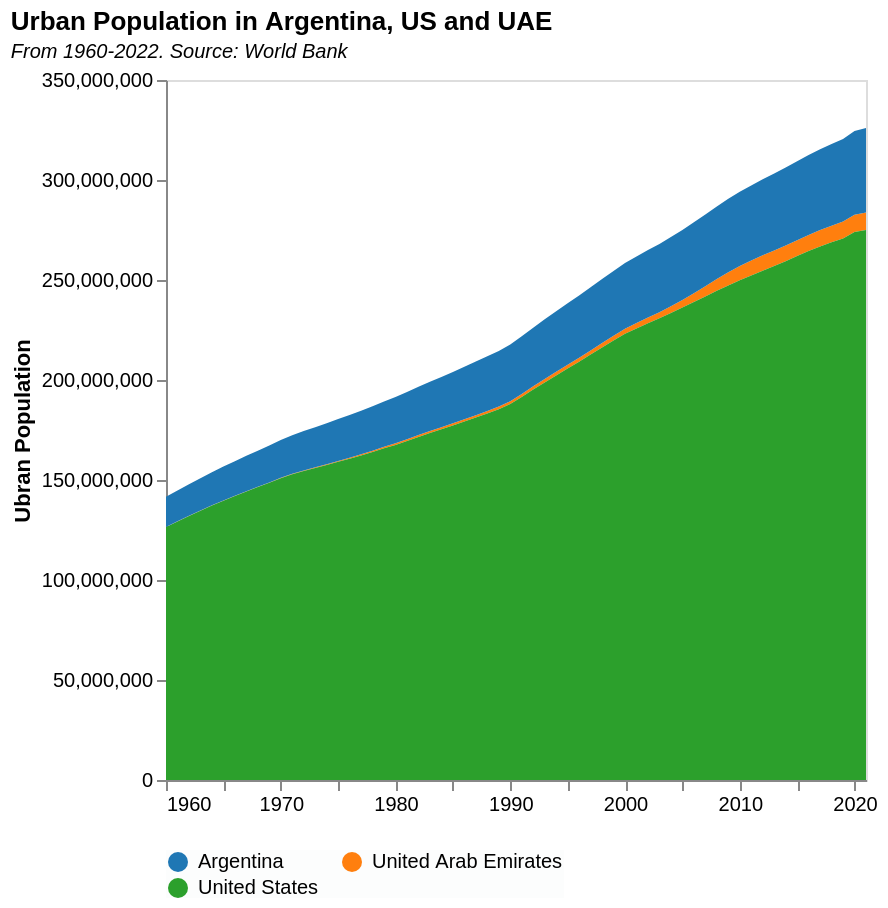

Vega-Lite specification for this chart:
### Vega-Lite specification from a JSON file in a GitHub repository (floating-point values rounded to 4 significant figures; data arrays with more than 128 entries replaced by an {"elided": "..."} marker saying what was removed)
{"$schema": "https://vega.github.io/schema/vega-lite/v5.json", "title": {"text": "Urban Population in Argentina, US and UAE", "subtitle": "From 1960-2022. Source: World Bank", "subtitleFontStyle": "italic", "subtitleFontSize": 10, "anchor": "start", "color": "black"}, "description": "Coronavirus cases", "data": {"values": {"elided": "186 records"}}, "height": 350, "width": 350, "mark": {"type": "area", "point": false}, "selection": {"region": {"type": "multi", "fields": ["Country Name"], "bind": "legend"}}, "encoding": {"x": {"field": "Year", "type": "temporal", "title": null, "axis": {"grid": false}}, "y": {"field": "Urban Population", "type": "quantitative", "title": "Ubran Population", "axis": {"grid": false}}, "color": {"field": "Country Name", "type": "ordinal", "scale": {"scheme": "category10"}, "title": null, "legend": {"orient": "bottom", "columns": 2, "fillColor": "#FcFdFd"}}, "opacity": {"condition": {"selection": "region", "value": 1}, "value": 0.1}}, "config": {}}
